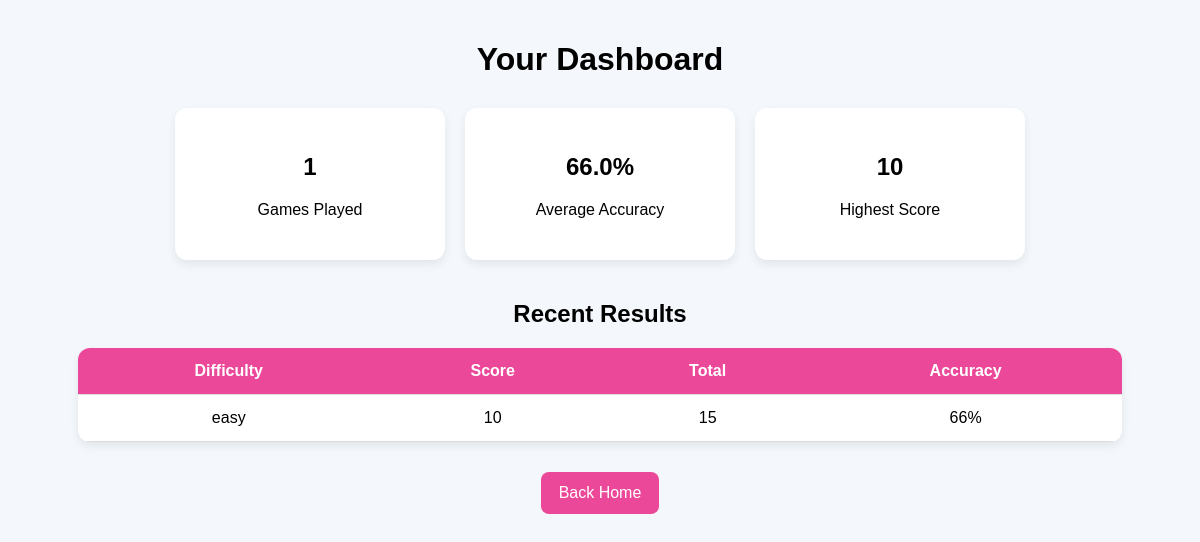
Page /dashboard (signed in) on the committed database.
### app.py (models this page shows)
class GameResult(db.Model):
    id = db.Column(db.Integer, primary_key=True)
    username = db.Column(db.String(100), nullable=False)
    score = db.Column(db.Integer, nullable=False)
    total = db.Column(db.Integer, nullable=False)
    accuracy = db.Column(db.Integer, nullable=False)
    difficulty = db.Column(db.String(20), nullable=False)

### app.py (the view)
@app.route('/dashboard')
def dashboard():
    if 'user' not in session:
        return redirect(url_for('login'))
    results = GameResult.query.filter_by(
        username=session['user']
    ).all()
    total_games = len(results)
    if total_games > 0:
        average_accuracy = round(
            sum(result.accuracy for result in results) / total_games,
            1
        )
        highest_score = max(result.score for result in results)
    else:
        average_accuracy = 0
        highest_score = 0
    return render_template(
        'dashboard.html',
        results=results,
        total_games=total_games,
        average_accuracy=average_accuracy,
        highest_score=highest_score
    )

### templates/dashboard.html (shortened to what this page needs)
<!DOCTYPE html>
<html>
<head>
</head>
<body>
<h1>Your Dashboard</h1>
<div class="stats-container">
    <div class="stat-card">
        <h2>{{ total_games }}</h2>
        <p>Games Played</p>
    </div>
    <div class="stat-card">
        <h2>{{ average_accuracy }}%</h2>
        <p>Average Accuracy</p>
    </div>
    <div class="stat-card">
        <h2>{{ highest_score }}</h2>
        <p>Highest Score</p>
    </div>
</div>
<h2>Recent Results</h2>
<table>
    <tr>
        <th>Difficulty</th>
        <th>Score</th>
        <th>Total</th>
        <th>Accuracy</th>
    </tr>
    {% for result in results %}
    <tr>
        <td>{{ result.difficulty }}</td>
        <td>{{ result.score }}</td>
        <td>{{ result.total }}</td>
        <td>{{ result.accuracy }}%</td>
    </tr>
    {% endfor %}
</table>
<a href="/">Back Home</a>
</body>
</html>

### templates/dashboard.html (style rules this page uses)
body { font-family: Arial, sans-serif; background-color: #f4f7fb; text-align: center; margin: 0; padding: 20px; }
h1 { margin-bottom: 30px; }
.stats-container { display: flex; justify-content: center; gap: 20px; margin-bottom: 40px; flex-wrap: wrap; }
.stat-card { background: white; padding: 25px; border-radius: 12px; width: 220px; box-shadow: 0 4px 10px rgba(0,0,0,0.08); }
table { margin: auto; border-collapse: collapse; width: 90%; background: white; border-radius: 12px; overflow: hidden; box-shadow: 0 4px 10px rgba(0,0,0,0.08); }
th { background-color: #ec4899; color: white; }
th, td { padding: 14px; border-bottom: 1px solid #ddd; }
a { display: inline-block; margin-top: 30px; background-color: #ec4899; color: white; padding: 12px 18px; text-decoration: none; border-radius: 8px; }

### rows in the picture
GameResult: difficulty "easy", score "10", total "15", accuracy "66"

### other values in the picture
{{ total_games }} "1"
{{ average_accuracy }} "66.0"
{{ highest_score }} "10"
